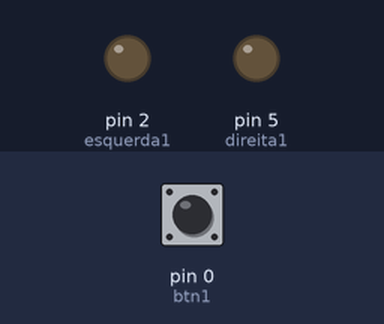
Recording of a sketch running on a simulated Arduino Uno, built with avr-gcc and run on an emulated ATmega328P. Shown: output pins drawn as LEDs (lit = HIGH). Inputs (shaded band) come from the test bench; at power-on: pin 0 (btn1) LOW.

Above: at 1.2 s.
1.3 s: pin 0 (btn1) pulled HIGH for 0.15 s
At 1.8 s:
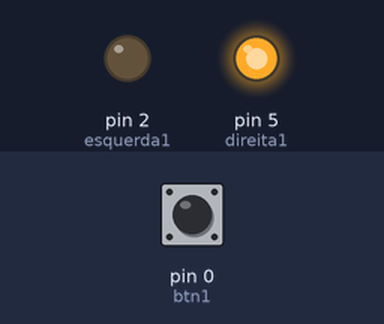
6.8 s: pin 0 (btn1) pulled HIGH for 3.2 s
At 14.6 s:
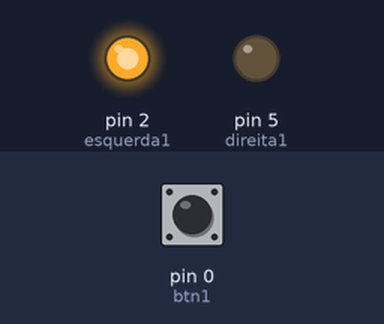
Timing chart, 0 to 16.1 s (numbered marks = the images above; inputs shaded):
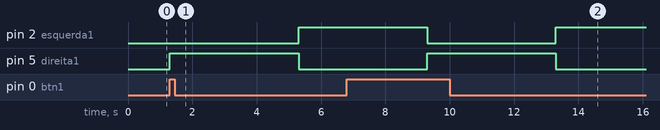

Measured:
- after the input at 1.3 s, pin 2 (esquerda1): LOW → HIGH after 4.0 s; pin 5 (direita1): LOW → HIGH at once, → LOW 4.0 s later
- after the input at 6.8 s, pin 2 (esquerda1): HIGH → LOW after 2.5 s, → HIGH 4.0 s later; pin 5 (direita1): LOW → HIGH after 2.5 s, → LOW 4.0 s later

The sketch:

seta.ino
```cpp
// C++ code
//
const int btn1 = 0;
int cond = 0;

void setup()
{
  pinMode (5, OUTPUT);//direita1
  pinMode (2, OUTPUT);//esquerda1
  pinMode (4, INPUT);//direita2
  pinMode (3, INPUT);//esquerda2
  pinMode(btn1, INPUT);


}

void loop()
{

  cond = digitalRead(btn1);

  if (cond == HIGH )

  {

  digitalWrite(5,HIGH);//direita1
  digitalWrite(2,LOW);//esquerda1
  digitalWrite(4,HIGH);//direita2
  digitalWrite(3,LOW);//esquerda2
  delay(4000); // Wait for 1000 millisecond(s)

  digitalWrite(5,LOW);//direita1
  digitalWrite(2,HIGH);//esquerda1
  digitalWrite(4,LOW);//direita2
  digitalWrite(3,HIGH);//esquerda2
  delay(4000);} // Wait for 1000 millisecond(s)

}
```
